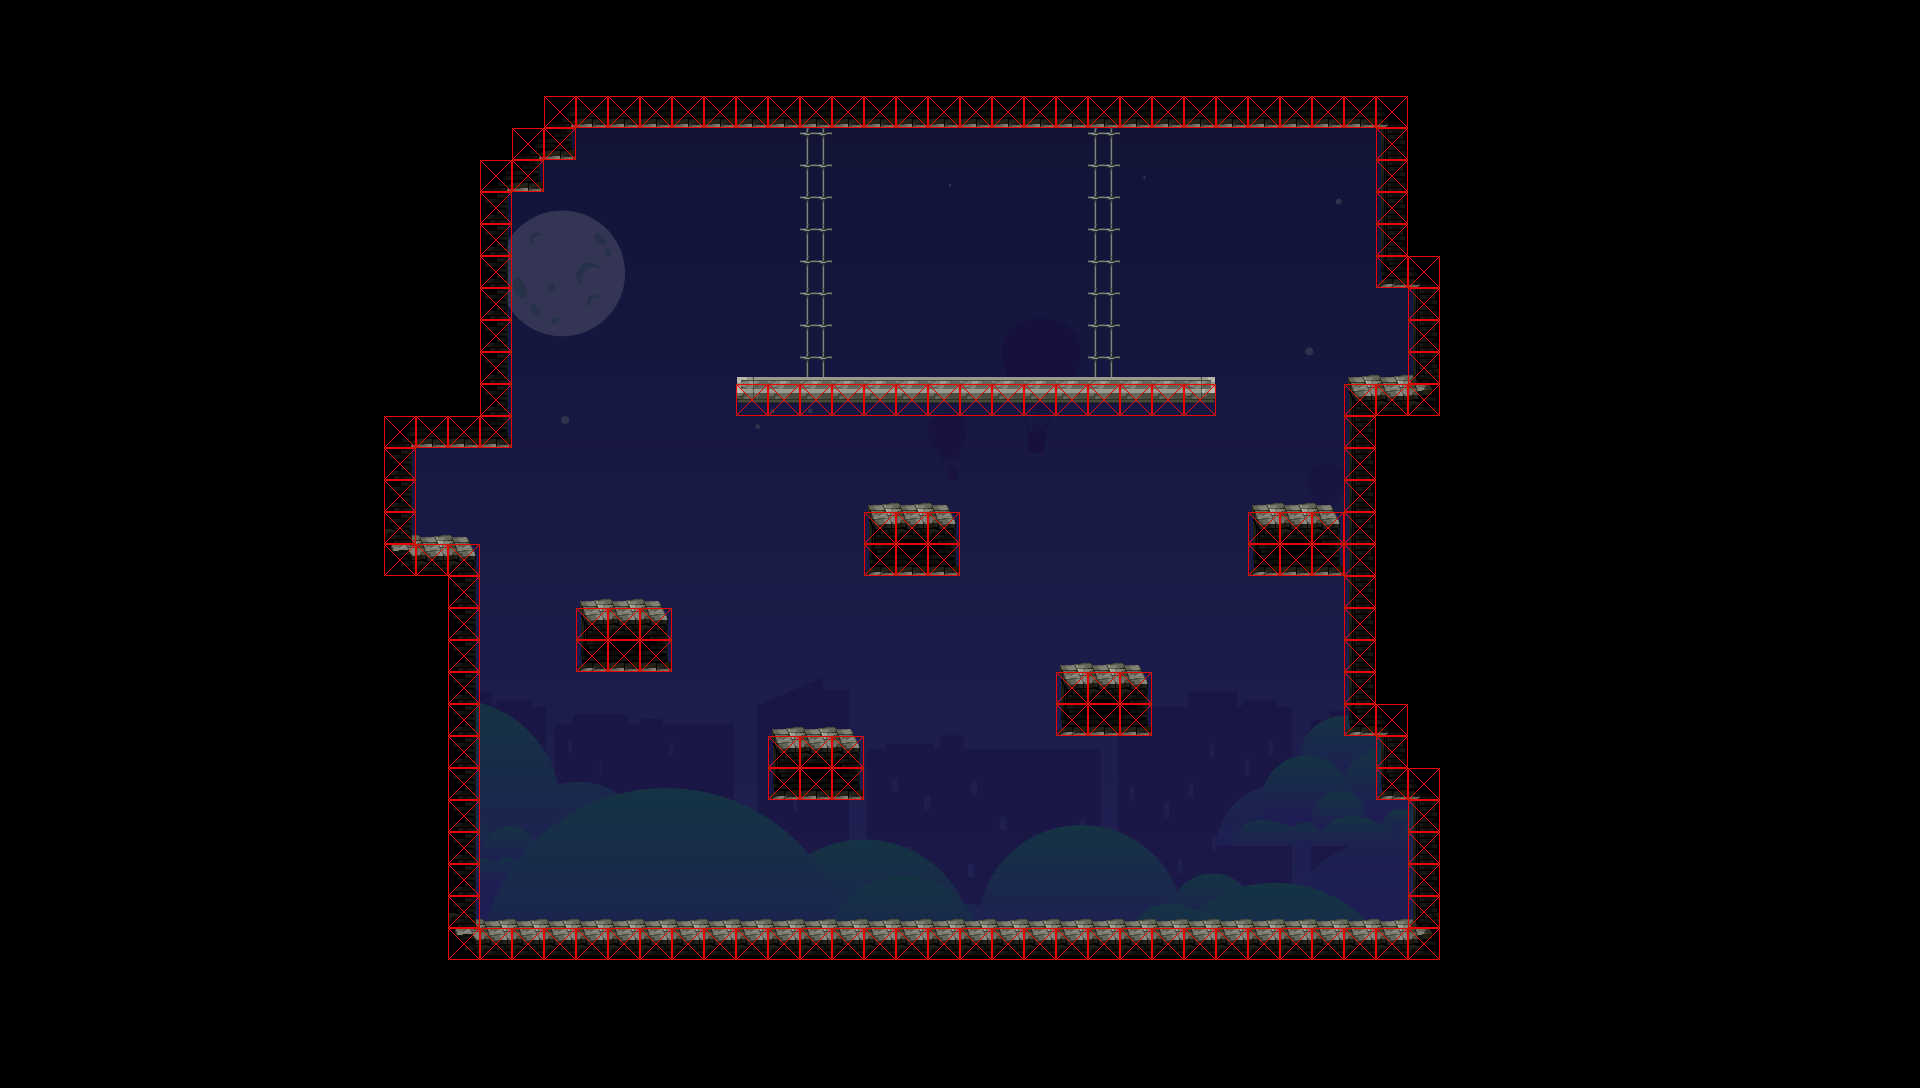

The image is a tile-based game level rendered from a .tmx file. Its description and source (layers, tilesets, objects; grid data summarised) follow:
An orthogonal 60x34 tile map with 32x32 px tiles, 4 tile layers (Camada_0, Camada_1, Camada_Espinhos, Camada_Colisao), 2 tilesets, 1 image layer.

<map version="1.9" tiledversion="1.9.2" orientation="orthogonal" renderorder="right-down" width="60" height="34" tilewidth="32" tileheight="32" infinite="0" nextlayerid="6" nextobjectid="1">
 <tileset firstgid="1" source="../../tileSetJumpKing.tsx" />
 <tileset firstgid="133" source="../../hitbox.tsx" />
 <imagelayer id="2" name="background">
  <image source="boss_room.png" width="1921" height="1090" />
 </imagelayer>
 <layer id="1" name="Camada_0" width="60" height="34">
  <data>[2040 cells, 2040 non-empty, 2 distinct tile ids]</data>
 </layer>
 <layer id="3" name="Camada_1" width="60" height="34">
  <data>[2040 cells, 2040 non-empty, 28 distinct tile ids]</data>
 </layer>
 <layer id="4" name="Camada_Espinhos" width="60" height="34">
  <data>[2040 cells, 2040 non-empty, 1 distinct tile ids]</data>
 </layer>
 <layer id="5" name="Camada_Colisao" width="60" height="34">
  <data>[2040 cells, 2040 non-empty, 2 distinct tile ids]</data>
 </layer>
</map>
